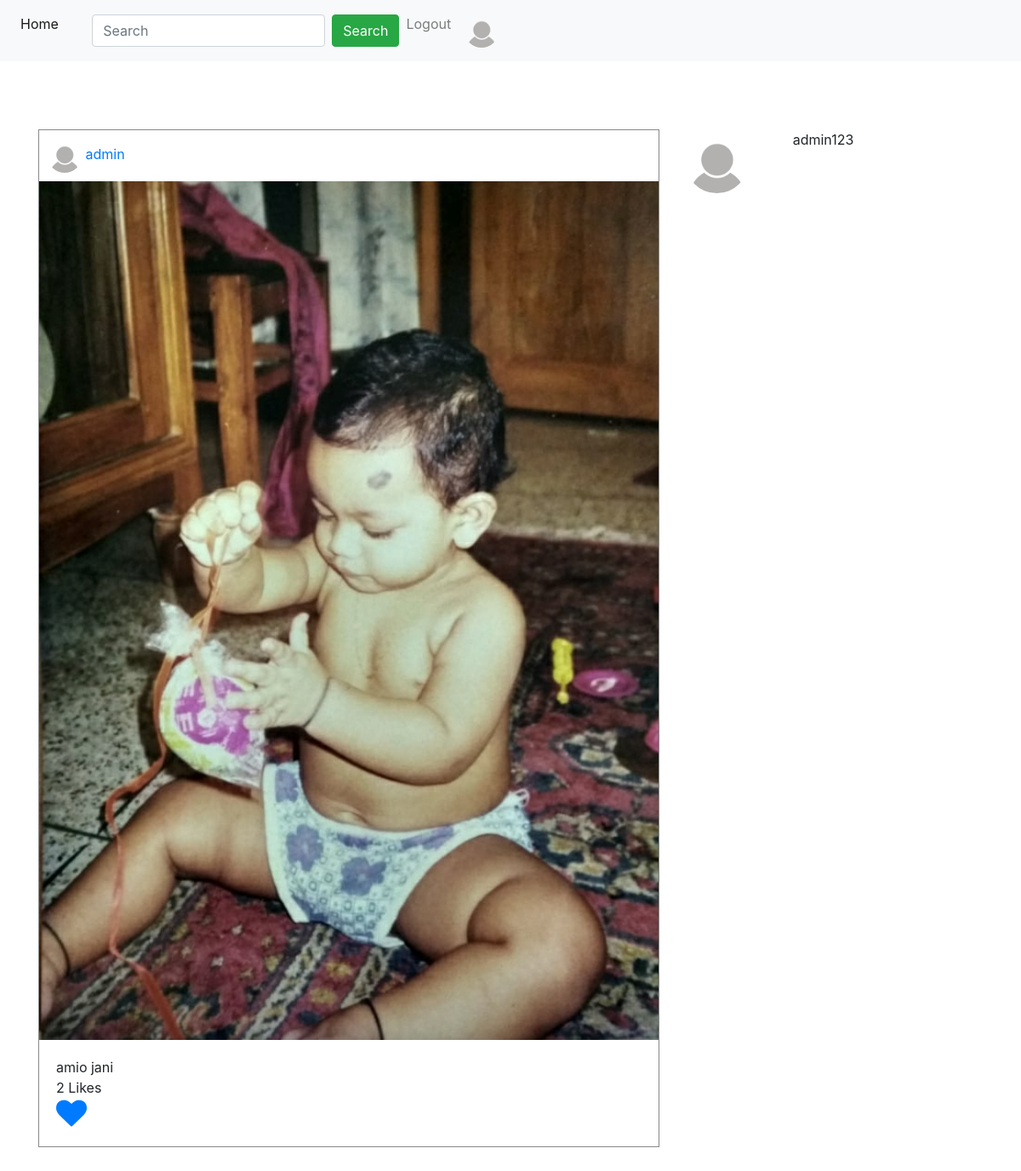
Screenshot of /post/ (signed in) with the database file from the repository.
### App_Posts/models.py (models this page shows, shortened)
class Post(models.Model):
    author = models.ForeignKey(User, on_delete=models.CASCADE, related_name='post')
    image = models.ImageField(upload_to='post_images', blank=False)
    caption = models.CharField(max_length=264, blank=True)
    upload_date = models.DateTimeField(auto_now_add=True)
    update_date = models.DateTimeField(auto_now=True)
    class Meta:
        ordering = ['-upload_date', ]

### App_Posts/views.py (the view)
# urls.py: path('', views.home, name='home'),
@login_required
def home(request):
    following_list = Follow.objects.filter(follower=request.user)
    posts = Post.objects.filter(author__in=following_list.values_list('following'))
    liked_post = Like.objects.filter(user=request.user)
    liked_post_list = liked_post.values_list('post', flat=True)
    print(liked_post_list)
    if request.method == 'GET':
        search = request.GET.get('search', '')
        result = User.objects.filter(username__icontains=search)
    return render(request, 'App_Posts/home.html',
                  context={'title': 'Home', 'search': search, 'result': result, 'posts': posts,
                           'liked_post_list': liked_post_list})

### templates/App_Posts/home.html (shortened to what this page needs)
{% extends 'navbar.html' %}
{%block body_block%}
{% if search %}
{% for user in result %}
<div class="row">
  <div class="col-sm-2">
    {% if user.user_profile.profile_pic %}
    <img src="/media/{{user.user_profile.profile_pic}}" width="75px" height="75px" class="rounded-circle">
    {% else %}
    <img src="/media/1.png" width="75px" height="75px" class="rounded-circle">
    {% endif %}
  </div>
  <div class="col-sm-10">
    <a href="{% url 'App_Login:user' username=user.username %}">{{user.username}}</a>
    <br>
    {{user.user_profile.full_name}}
  </div>
</div>
<br>
{% endfor %}
{% else %}
<div class="row">
  <div class="col-sm-8">
      {% for post in posts %}
      <div style="border: 1px solid #888888;">
        <div style="padding:10px">
          {% if post.author.user_profile.profile_pic %}
            <img src="/media/{{user.user_profile.profile_pic}}" width="40px" height="40px" class="rounded-circle">
          {% else %}
            <img src="/media/1.png" width="40px" height="40px" class="rounded-circle">
          {% endif %}
          <a href="{% url 'App_Login:user' username=post.author %}">{{post.author}}</a>
        </div>
        <img src='/media/{{post.image}}' width="100%">
        <div style="padding:20px">
          {{post.caption}}<br>
          {{ post.liked_post.count }} Likes <br>
          {% if post.pk in liked_post_list %}
          <a href="{% url 'App_Posts:unliked' pk=post.pk %}"><i class="fa fa-heart" style="font-size:36px"></i></a>
          {% else %}
          <a href="{% url 'App_Posts:liked' pk=post.pk %}"><i class="fa fa-heart-o" style="font-size:36px"></i></a>
          {% endif %}
        </div>
      </div>
      <br>
      <br>
      {% endfor %}
  </div>
  <div class="col-sm-4">
    <div class="row">
      <div class="col-sm-4">
        {% if user.user_profile.profile_pic %}
        <img src="/media/{{user.user_profile.profile_pic}}" width="75px" height="75px" class="rounded-circle">
        {% else %}
        <img src="/media/1.png" width="75px" height="75px" class="rounded-circle">
        {% endif %}
      </div>
      <div class="col-sm-8">
        {{user.username}}
        <br>
      </div>
    </div>
  </div>
</div>
{% endif %}
{%endblock%}

### rows the page displays
Post: author "admin", image (picture), caption "amio jani", liked_post.count "2"

### other values shown
{{ user.username }} "admin123"
